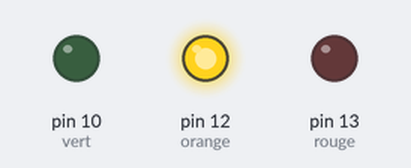
Bench run of a sketch on a simulated Arduino Uno, built with avr-gcc and run on an emulated ATmega328P. On the bench: output pins drawn as LEDs (lit = HIGH).

Above: at 0.5 s.
At 2.5 s:
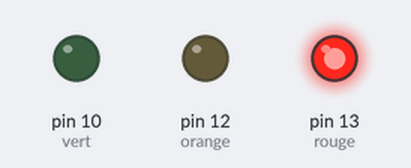
At 5.5 s:
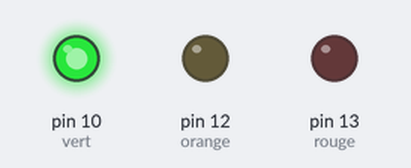
Timing chart, 0 to 9.1 s (numbered marks = the images above):
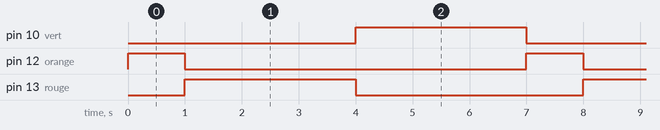

Measured:
- by itself, pin 10 (vert), pin 13 (rouge): alternates HIGH for 3.0 s and LOW for 4.0 s
- by itself, pin 12 (orange): alternates HIGH for 1.0 s and LOW for 6.0 s
- by itself, everything shown: repeats every 7.0 s, in 4 steps

The sketch:

moocfab_s2_tricolore.ino
```cpp
// (licence header left out)
// LED
int vert = 10;
int orange = 12;
int rouge = 13;

void setup () {
  pinMode (vert, OUTPUT);
  pinMode (orange, OUTPUT);
  pinMode (rouge, OUTPUT);
}

void loop () {
  /* Orange pdt 1 sec */
  digitalWrite (orange, HIGH);
  delay(1000);
  digitalWrite (orange, LOW);

  /* Rouge pdt 3 sec */
  digitalWrite (rouge, HIGH);
  delay(3000);
  digitalWrite (rouge, LOW);

  /* Vert pdt 3 sec */
  digitalWrite (vert, HIGH);
  delay(3000);
  digitalWrite (vert, LOW);

}
```
